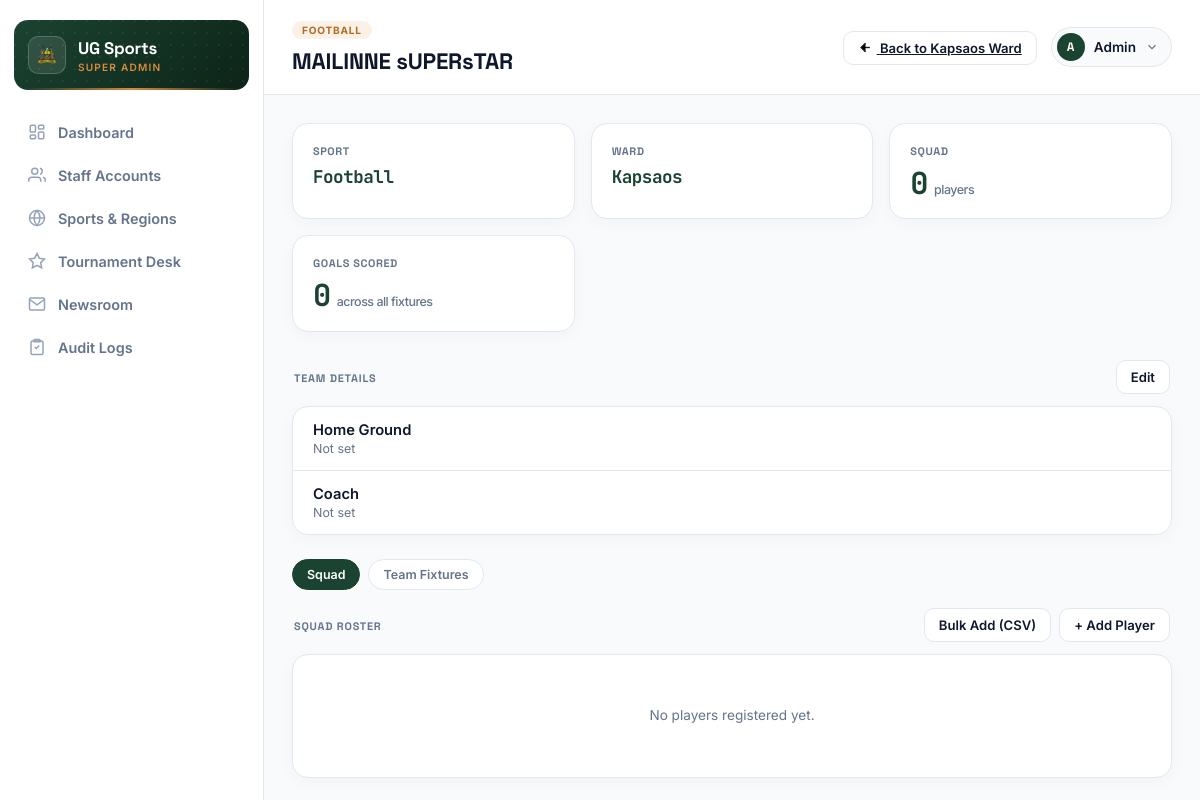
/accounts/teams/48/manage/?from_phase=8 (signed in), run on the app's committed database.
### accounts/models.py (models this page shows, shortened)
class Team(models.Model):
    name = models.CharField(max_length=120)
    sport = models.ForeignKey(Sport, on_delete=models.PROTECT, related_name='teams')
    ward = models.ForeignKey(Ward, on_delete=models.PROTECT, related_name='teams')
    home_ground = models.CharField(max_length=150, blank=True)
    coach_name = models.CharField(max_length=120, blank=True)
    coach_phone = models.CharField(max_length=20, blank=True)
    created_by = models.ForeignKey(
        settings.AUTH_USER_MODEL, on_delete=models.SET_NULL, null=True,
        related_name='teams_created'
    )
    created_at = models.DateTimeField(auto_now_add=True)
    class Meta:
        unique_together = ('name', 'sport', 'ward')
        ordering = ['name']

class Sport(models.Model):
    name = models.CharField(max_length=60, unique=True)
    rules_summary = models.CharField(max_length=255, help_text="e.g. '11 vs 11, 2x45min halves'")
    players_per_side = models.PositiveSmallIntegerField(default=11)
    is_active = models.BooleanField(default=True)
    class Meta:
        ordering = ['name']

class Phase(models.Model):
    class Stage(models.TextChoices):
        WARD = 'ward', 'Ward Phase'
        SUB_COUNTY = 'sub_county', 'Sub-County Phase'
        COUNTY = 'county', 'County Phase'
        FINAL = 'final', 'Final Phase'
    class Status(models.TextChoices):
        UPCOMING = 'upcoming', 'Upcoming'
        ONGOING = 'ongoing', 'Ongoing'
        COMPLETED = 'completed', 'Completed'
    STAGE_ORDER = {
        Stage.WARD: 1,
        Stage.SUB_COUNTY: 2,
        Stage.COUNTY: 3,
        Stage.FINAL: 4,
    }
    tournament = models.ForeignKey(Tournament, on_delete=models.CASCADE, related_name='phases')
    stage = models.CharField(max_length=20, choices=Stage.choices)
    order = models.PositiveSmallIntegerField(editable=False, default=1)
    status = models.CharField(max_length=20, choices=Status.choices, default=Status.UPCOMING)
    ward = models.ForeignKey(
        Ward, on_delete=models.PROTECT, null=True, blank=True, related_name='phases'
    )
    sub_county = models.ForeignKey(
        SubCounty, on_delete=models.PROTECT, null=True, blank=True, related_name='phases'
    )
    start_date = models.DateField(null=True, blank=True)
    end_date = models.DateField(null=True, blank=True)
    created_by = models.ForeignKey(
        settings.AUTH_USER_MODEL, on_delete=models.SET_NULL, null=True,
        related_name='phases_created'
    )
    created_at = models.DateTimeField(auto_now_add=True)
    class Meta:
        unique_together = ('tournament', 'stage', 'ward', 'sub_county')
        ordering = ['tournament', 'order', 'ward__name', 'sub_county__name']
    @property
    def scope_label(self):
        if self.ward:
            return f"{self.ward.name} Ward"
        if self.sub_county:
            return f"{self.sub_county.name} Sub-County"
        if self.stage == self.Stage.FINAL:
            return "Final"
        return "County"

class Ward(models.Model):
    sub_county = models.ForeignKey(SubCounty, on_delete=models.CASCADE, related_name='wards')
    name = models.CharField(max_length=100)
    created_at = models.DateTimeField(auto_now_add=True)
    class Meta:
        verbose_name_plural = "Wards"
        unique_together = ('sub_county', 'name')
        ordering = ['sub_county__name', 'name']

class User(AbstractUser):
    class Role(models.TextChoices):
        SYSTEM_ADMIN = 'system_admin', 'System Admin'
        COUNTY_ICT_OFFICER = 'county_ict', 'County ICT Officer'
        SUB_COUNTY_ADMIN = 'sub_county_admin', 'Sub-County Admin'
        WARD_ADMIN = 'ward_admin', 'Ward Admin'
        TEAM_MANAGER = 'team_manager', 'Team Manager'
    role = models.CharField(max_length=20, choices=Role.choices)
    sub_county = models.ForeignKey(
        SubCounty, on_delete=models.PROTECT, null=True, blank=True, related_name='admins'
    )
    ward = models.ForeignKey(
        Ward, on_delete=models.PROTECT, null=True, blank=True, related_name='admins'
    )
    phone_number = models.CharField(max_length=20, blank=True)

### accounts/views.py (the view, shortened to what this page needs)
# urls.py: path('teams/<int:pk>/manage/', views.manage_team, name='manage_team'),
@superadmin_admin_required
@login_required(login_url='login_admin')
def manage_team(request, pk):
    team = get_object_or_404(Team.objects.select_related('sport', 'ward'), pk=pk)
    players = team.players.all().order_by('jersey_number', 'name')
    from_phase_id = request.GET.get('from_phase')
    phase = get_object_or_404(Phase, pk=from_phase_id) if from_phase_id else None
    tournament = phase.tournament if phase else None
    if not tournament:
        first_entry = team.phase_entries.select_related('phase__tournament').first()
        tournament = first_entry.phase.tournament if first_entry else None
    team_fixtures = (
        Fixture.objects
        .filter(Q(home_team=team) | Q(away_team=team))
        .select_related('home_team', 'away_team', 'phase_sport__sport', 'phase_sport__phase', 'result')
        .order_by('-kickoff_at', '-round_number')
    )
    context = {
        'team': team,
        'phase': phase,
        'tournament': tournament,
        'players': players,
        'team_fixtures': team_fixtures,
        'squad_goals': players.aggregate(total=Sum('goals'))['total'] or 0,
        'positions': Player.Position.choices,
    }
    return render(request, 'superadmin_manage_team.html', context)

### accounts/templates/superadmin_manage_team.html (shortened to what this page needs)
{% extends "superadmin_base.html" %}
{% block page_eyebrow %}{{ team.sport.name }}{% endblock %}
{% block page_title %}{{ team.name }}{% endblock %}
{% block header_actions %}
{% if phase %}
<a href="{% url 'phase_detail' phase.pk %}" class="btn-ghost">
    <svg viewBox="0 0 24 24" style="width:15px;height:15px;stroke:currentColor;stroke-width:2.2;margin-right:4px;vertical-align:-2px;"><line x1="19" y1="12" x2="5" y2="12"/><polyline points="12 19 5 12 12 5"/></svg>
    Back to {{ phase.scope_label }}
</a>
{% endif %}
{% endblock %}
{% block content %}
<div class="metrics-grid">
    <div class="metric-card">
        <h3>Sport</h3>
        <p style="font-size: 1.1rem;">{{ team.sport.name }}</p>
    </div>
    <div class="metric-card">
        <h3>Ward</h3>
        <p style="font-size: 1.1rem;">{{ team.ward.name }}</p>
    </div>
    <div class="metric-card">
        <h3>Squad</h3>
        <p>{{ players|length }}<span>player{{ players|length|pluralize }}</span></p>
    </div>
    <div class="metric-card">
        <h3>Goals Scored</h3>
        <p>{{ squad_goals }}<span>across all fixtures</span></p>
    </div>
</div>
<div class="group-header-row" style="margin-top:28px;">
    <h3 class="group-header">Team Details</h3>
    <button type="button" class="btn-ghost" onclick="toggleFormPanel('edit-team-panel')">Edit</button>
</div>
<div class="group">
    <div class="group-row">
        <div class="row-left">
            <div>
                <div class="cell-main">Home Ground</div>
                <div class="cell-sub">{{ team.home_ground|default:"Not set" }}</div>
            </div>
        </div>
    </div>
    <div class="group-row">
        <div class="row-left">
            <div>
                <div class="cell-main">Coach</div>
                <div class="cell-sub">
                    {{ team.coach_name|default:"Not set" }}
                </div>
            </div>
        </div>
    </div>
</div>
<div class="filter-pills" id="workspace-tab-bar" style="margin-top: 24px;">
    <button type="button" class="filter-pill active" data-pane="squad" onclick="switchWorkspaceTab('squad', this)">Squad</button>
    <button type="button" class="filter-pill" data-pane="fixtures" onclick="switchWorkspaceTab('fixtures', this)">Team Fixtures</button>
</div>
<div class="workspace-pane" id="pane-squad">
    <div class="group-header-row">
        <h3 class="group-header">Squad Roster</h3>
        <div style="display:flex; gap:8px;">
            <button type="button" class="btn-ghost" onclick="toggleFormPanel('bulk-add-panel')">Bulk Add (CSV)</button>
            <button type="button" class="btn-ghost" onclick="toggleFormPanel('add-player-panel')">+ Add Player</button>
        </div>
    </div>
    <div class="group">
        {% for player in players %}
        <div class="group-row">
            <div class="row-left">
                <div class="avatar-chip mono">{{ player.jersey_number }}</div>
                <div>
                    <div class="cell-main">
                        {{ player.name }}
                        {% if player.is_captain %}
                            <span class="badge" style="background-color: #fef3c7; color: #b45309; font-size: 0.72rem; padding: 2px 6px; margin-left: 6px; border-radius: 4px; font-weight: 600; display: inline-block; vertical-align: middle;">Captain</span>
                        {% endif %}
                    </div>
                    <div class="cell-sub">
                        {% if player.position %}{{ player.get_position_display }} &middot; {% endif %}
                        {{ player.goals }} goal{{ player.goals|pluralize }}
                    </div>
                </div>
            </div>
            <div class="row-right" style="display: flex; align-items: center; gap: 8px;">
                <button type="button" class="icon-btn" title="Edit Player" onclick="openEditPlayerPanel('{{ player.pk }}', '{{ player.name|escapejs }}', '{{ player.jersey_number }}', '{{ player.position }}', {{ player.is_captain|yesno:'true,false' }})">
                    <svg viewBox="0 0 24 24" style="width: 16px; height: 16px; fill: none; stroke: currentColor; stroke-width: 2; stroke-linecap: round; stroke-linejoin: round;">
                        <path d="M11 4H4a2 2 0 0 0-2 2v14a2 2 0 0 0 2 2h14a2 2 0 0 0 2-2v-7"></path>
                        <path d="M18.5 2.5a2.121 2.121 0 1 1 3 3L12 15l-4 1 1-4 9.5-9.5z"></path>
                    </svg>
                </button>
                <form method="post" onsubmit="return confirm('Remove {{ player.name }} from the roster?');" style="margin:0;">
                    {% csrf_token %}
                    <input type="hidden" name="action" value="remove_player">
                    <input type="hidden" name="player_id" value="{{ player.pk }}">
                    <button type="submit" class="icon-btn danger" title="Remove">
                        <svg viewBox="0 0 24 24" style="width: 16px; height: 16px; fill: none; stroke: currentColor; stroke-width: 2; stroke-linecap: round; stroke-linejoin: round;">
                            <polyline points="3 6 5 6 21 6"></polyline>
                            <path d="M19 6v14a2 2 0 0 1-2 2H7a2 2 0 0 1-2-2V6m3 0V4a2 2 0 0 1 2-2h4a2 2 0 0 1 2 2v2"></path>
                            <line x1="10" y1="11" x2="10" y2="17"></line>
                            <line x1="14" y1="11" x2="14" y2="17"></line>
                        </svg>
                    </button>
                </form>
            </div>
        </div>
        {% empty %}
        <div class="empty-state"><p>No players registered yet.</p></div>
        {% endfor %}
    </div>
</div>
{% endblock %}

### accounts/templates/superadmin_base.html (shortened to what this page needs)
{% load static %}
<!DOCTYPE html>
<html lang="en">
<head>
</head>
<body>
<div class="dashboard-wrapper">
    <aside class="sidebar" id="sidebar">
        <div class="sidebar-brand">
            <div class="sidebar-crest"><img src="{% static 'UG_LOGO.png' %}" alt="Logo"></div>
            <div class="sidebar-title">
                <h1>UG Sports</h1>
                <p>Super Admin</p>
            </div>
        </div>
        <nav>
            <ul class="nav-menu">
                <li><a href="{% url 'dashboard_admin' %}" class="nav-item {% if active_nav == 'dashboard' %}active{% endif %}">
                    <svg viewBox="0 0 24 24"><rect x="3" y="3" width="7" height="9" rx="1.5"/><rect x="14" y="3" width="7" height="5" rx="1.5"/><rect x="14" y="12" width="7" height="9" rx="1.5"/><rect x="3" y="16" width="7" height="5" rx="1.5"/></svg>
                    Dashboard
                </a></li>
                <li><a href="{% url 'staff_accounts' %}" class="nav-item {% if active_nav == 'staff' %}active{% endif %}">
                    <svg viewBox="0 0 24 24"><path d="M17 21v-2a4 4 0 0 0-4-4H5a4 4 0 0 0-4 4v2"/><circle cx="9" cy="7" r="4"/><path d="M23 21v-2a4 4 0 0 0-3-3.87"/><path d="M16 3.13a4 4 0 0 1 0 7.75"/></svg>
                    Staff Accounts
                </a></li>
                <li><a href="{% url 'sports_regions' %}" class="nav-item {% if active_nav == 'regions' %}active{% endif %}">
                    <svg viewBox="0 0 24 24"><circle cx="12" cy="12" r="10"/><line x1="2" y1="12" x2="22" y2="12"/><path d="M12 2a15.3 15.3 0 0 1 4 10 15.3 15.3 0 0 1-4 10 15.3 15.3 0 0 1-4-10 15.3 15.3 0 0 1 4-10z"/></svg>
                    Sports &amp; Regions
                </a></li>
                <li><a href="{% url 'tournament_desk' %}" class="nav-item {% if active_nav == 'tournaments' %}active{% endif %}">
                    <svg viewBox="0 0 24 24"><path d="M12 2l3.09 6.26L22 9.27l-5 4.87 1.18 6.88L12 17.77l-6.18 3.25L7 14.14 2 9.27l6.91-1.01L12 2z"/></svg>
                    Tournament Desk
                </a></li>
                <li><a href="{% url 'newsroom' %}" class="nav-item {% if active_nav == 'news' %}active{% endif %}">
                    <svg viewBox="0 0 24 24"><path d="M4 4h16c1.1 0 2 .9 2 2v12c0 1.1-.9 2-2 2H4c-1.1 0-2-.9-2-2V6c0-1.1.9-2 2-2z"/><polyline points="22,6 12,13 2,6"/></svg>
                    Newsroom
                </a></li>
                <li><a href="{% url 'audit_log' %}" class="nav-item {% if active_nav == 'audit' %}active{% endif %}">
                    <svg viewBox="0 0 24 24"><path d="M9 2h6a1 1 0 0 1 1 1v2H8V3a1 1 0 0 1 1-1z"/><path d="M6 4h12a2 2 0 0 1 2 2v14a2 2 0 0 1-2 2H6a2 2 0 0 1-2-2V6a2 2 0 0 1 2-2z"/><path d="M9 12l2 2 4-4"/></svg>
                    Audit Logs
                </a></li>
            </ul>
        </nav>
    </aside>
    <main class="main-viewport">
        <header class="top-header-bar">
            <div>
                <div class="eyebrow">{% block page_eyebrow %}Overview{% endblock %}</div>
                <h2>{% block page_title %}Dashboard{% endblock %}</h2>
            </div>
            <div class="header-right">
                <div>{% block header_actions %}{% endblock %}</div>
                <div class="user-pill">
                    <button class="user-pill-trigger" onclick="toggleUserDropdown()">
                        <span class="user-avatar">{{ "A" }}</span>
                        <span class="user-label">{{"Admin" }}</span>
                        <svg viewBox="0 0 24 24" fill="none" stroke-width="2"><polyline points="6 9 12 15 18 9"/></svg>
                    </button>
                </div>
            </div>
        </header>
        <div class="content-area">
            {% block content %}{% endblock %}
        </div>
    </main>
</div>
</body>
</html>

### data on the page
Team: sport.name "FOOTBALL", name "MAILINNE sUPERsTAR", sport.name "Football", ward.name "Kapsaos", home_ground "Not set", coach_name "Not set"
Phase: scope_label "Kapsaos Ward"
User: username "Admin"

### other printed values
{{ "A" }} "A"
{{ players|length }} "0"
{{ squad_goals }} "0"
